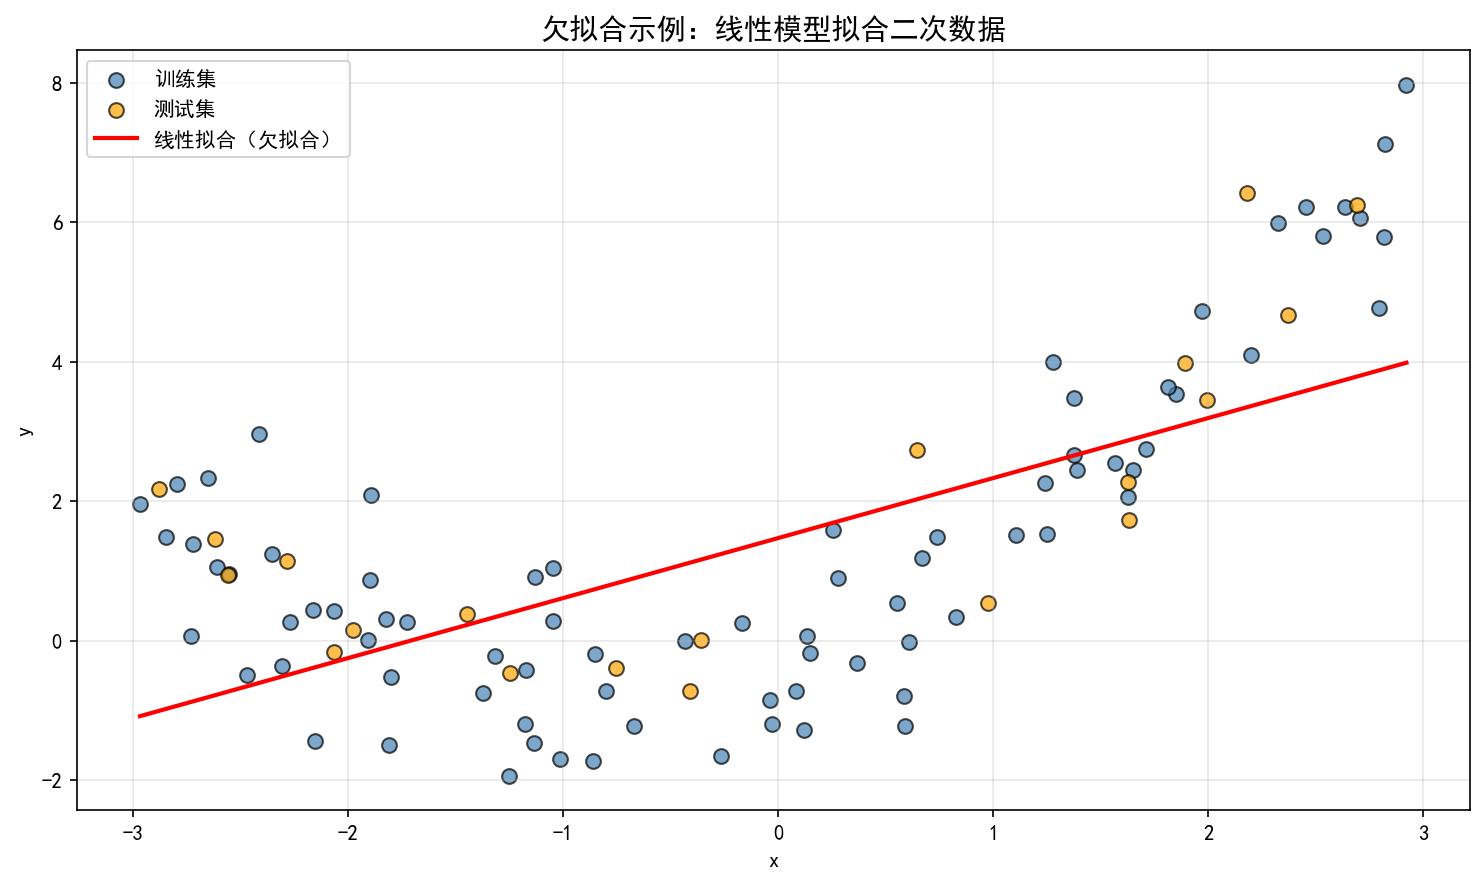

Source code (Python):
# 欠拟合演示：用线性模型拟合二次数据

import numpy as np
import matplotlib.pyplot as plt
from sklearn.linear_model import LinearRegression
from sklearn.model_selection import train_test_split
from sklearn.metrics import mean_squared_error

# 设置中文显示
plt.rcParams['font.sans-serif'] = ['SimHei']
plt.rcParams['axes.unicode_minus'] = False


def dm01_under_fitting():
    # 随机种子
    np.random.seed(42)
    x = np.random.uniform(-3, 3, 100)
    y = 0.5 * x**2 + x + np.random.normal(0, 1, 100)

    # 数据预处理
    x = x.reshape(-1, 1)

    # 划分训练集和测试集
    x_train, x_test, y_train, y_test = train_test_split(
        x, y, test_size=0.2, random_state=42
    )

    # 模型训练（线性模型拟合二次数据 → 欠拟合）
    estimator = LinearRegression()
    estimator.fit(x_train, y_train)

    # 预测
    y_train_pred = estimator.predict(x_train)
    y_test_pred = estimator.predict(x_test)

    # 评估
    train_mse = mean_squared_error(y_train, y_train_pred)
    test_mse = mean_squared_error(y_test, y_test_pred)
    print(f"训练集均方误差: {train_mse:.4f}")
    print(f"测试集均方误差: {test_mse:.4f}")

    # 可视化
    # 按 x 排序，使折线图正确显示
    sort_idx = x_train[:, 0].argsort()
    x_sorted = x_train[sort_idx]
    y_sorted = y_train_pred[sort_idx]

    plt.figure(figsize=(10, 6))
    plt.scatter(x_train, y_train, color='steelblue', label='训练集', alpha=0.7, edgecolors='k', s=50)
    plt.scatter(x_test, y_test, color='orange', label='测试集', alpha=0.7, edgecolors='k', s=50)
    plt.plot(x_sorted, y_sorted, color='red', linewidth=2, label='线性拟合（欠拟合）')
    plt.title('欠拟合示例：线性模型拟合二次数据', fontsize=14)
    plt.xlabel('x')
    plt.ylabel('y')
    plt.legend()
    plt.grid(True, alpha=0.3)
    plt.tight_layout()
    plt.savefig(r'D:\机器学习\线性回归\欠拟合.png', dpi=150, bbox_inches='tight')
    plt.show()


if __name__ == '__main__':
    dm01_under_fitting()
